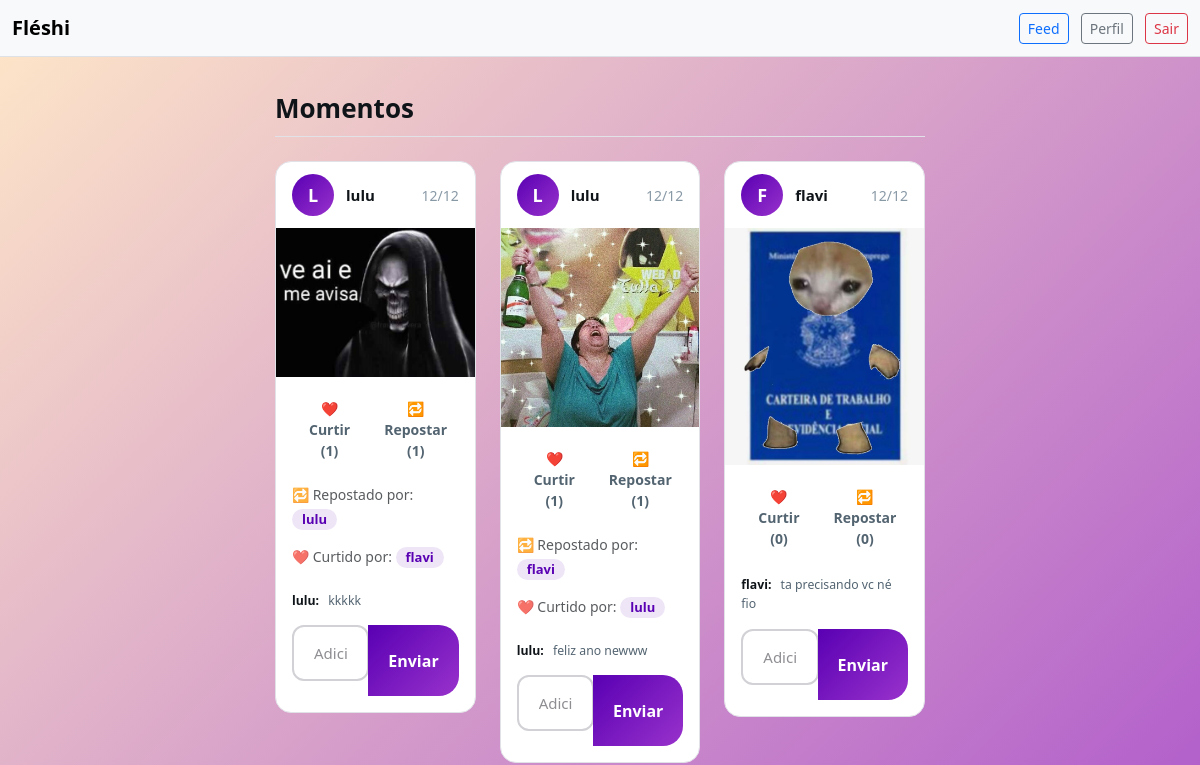
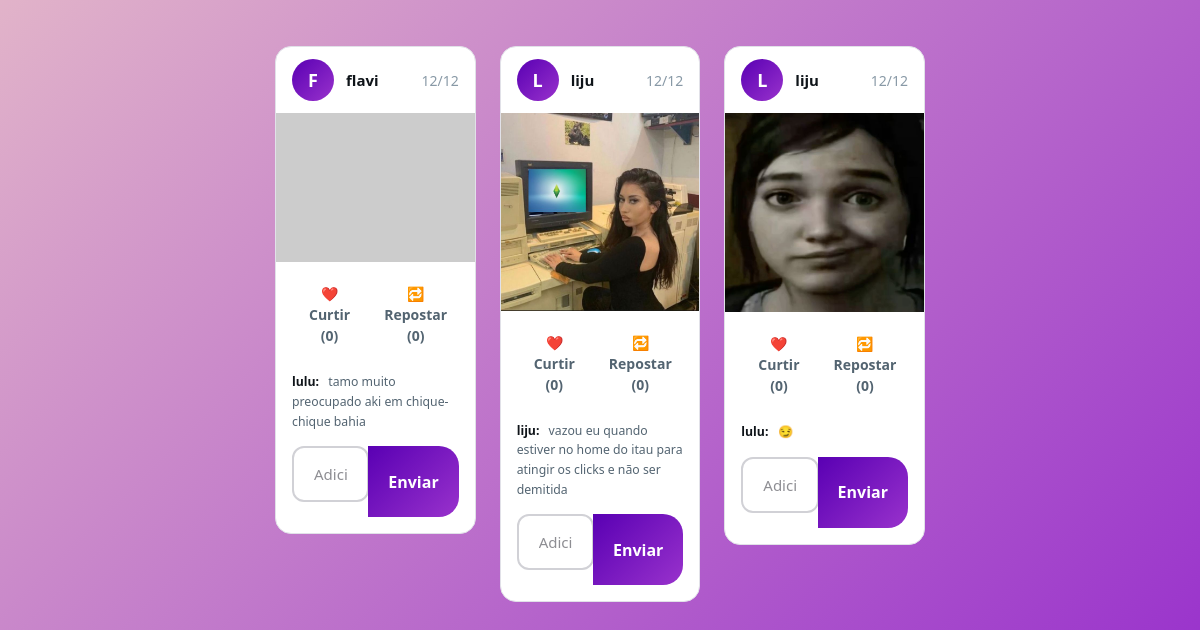
/feed (signed in), run on an earlier commit of the app's database (2 pictures, top to bottom).
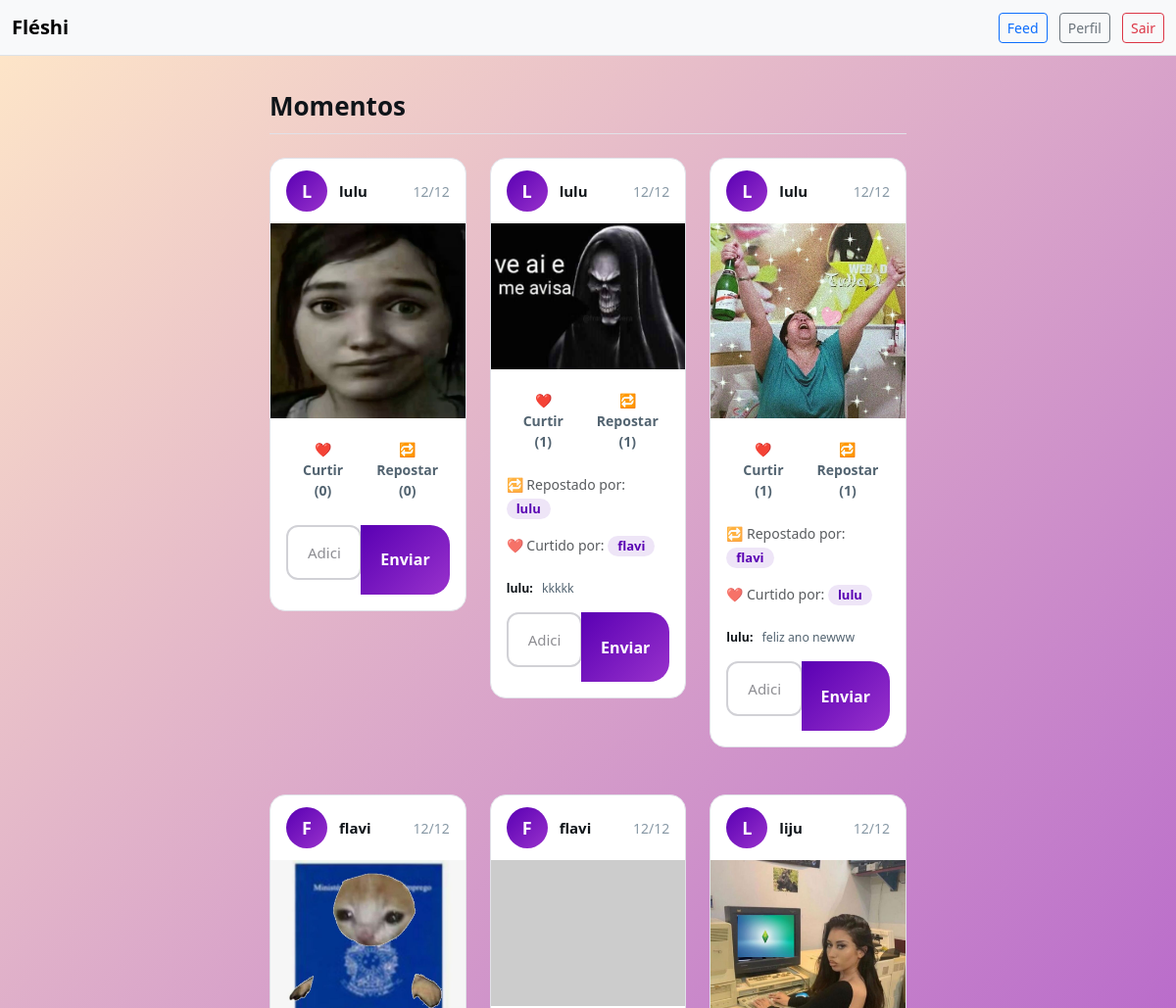
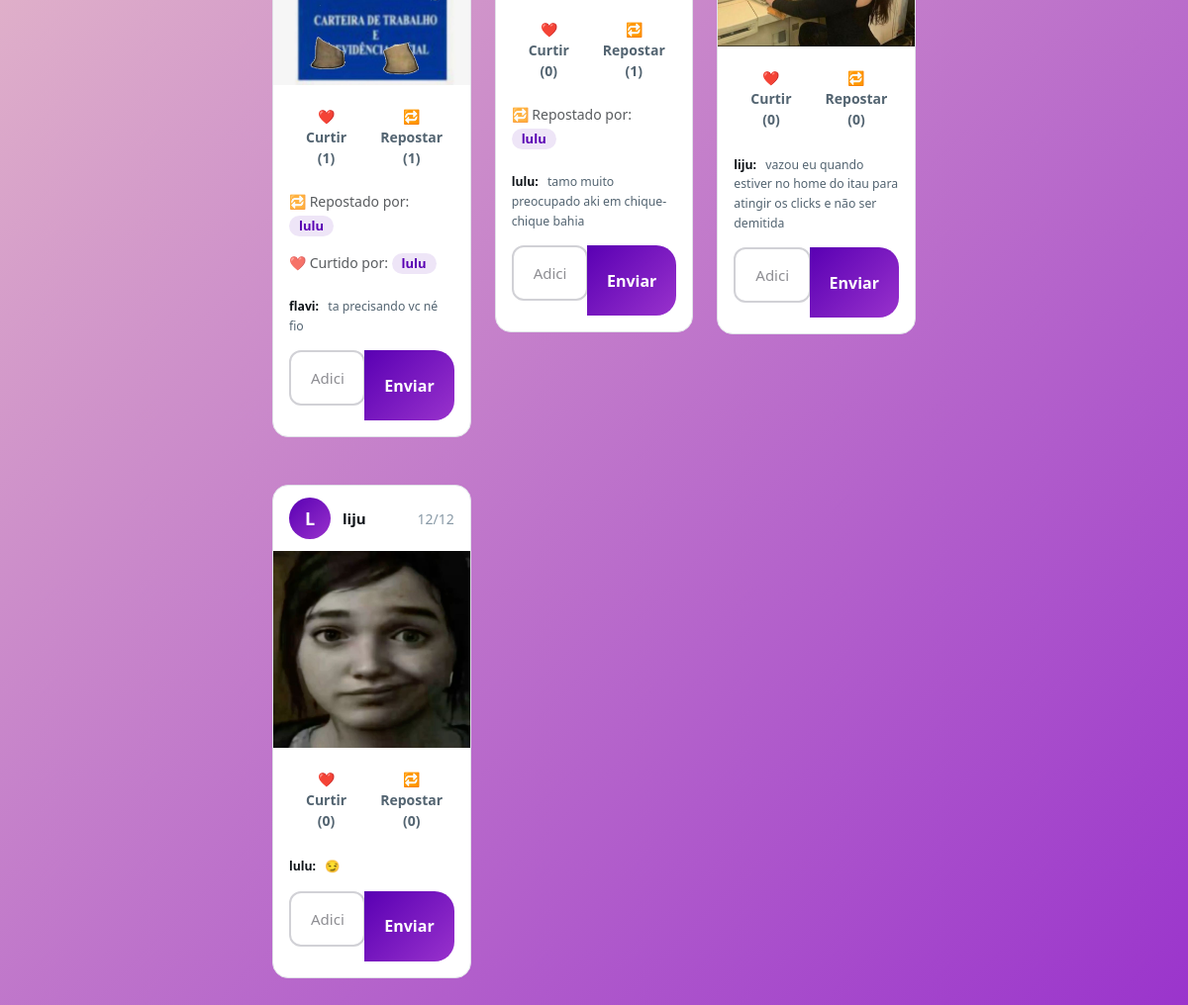
And on a later commit of the database (2 pictures, top to bottom).
### appfleshi/models.py (models this page shows)
class Photo(db.Model):
    id = db.Column(db.Integer, primary_key=True)
    file_name = db.Column(db.String(255), default="default.png")
    upload_date = db.Column(db.DateTime(timezone=True), nullable=False, default=lambda: datetime.now(timezone.utc))
    user_id = db.Column(db.Integer, db.ForeignKey("user.id"), nullable=False)
    reposts = db.relationship("Repost", backref="photo", lazy=True, cascade="all, delete-orphan"
    )
    likes = db.relationship("Like", backref="photo", lazy=True, cascade="all, delete-orphan")
    comments = db.relationship("Comment", backref="photo", lazy=True, cascade="all, delete-orphan"
    )

class User(db.Model, UserMixin):
    id = db.Column(db.Integer, primary_key=True)
    username = db.Column(db.String(20), unique=True)
    email = db.Column(db.String(100), unique=True, nullable=False)
    password = db.Column(db.String(60), nullable=False)
    photos = db.relationship("Photo", backref="user", lazy=True) #lista de fotos, cada foto é um objeto
    likes = db.relationship("Like", backref="user", lazy=True)
    reposts = db.relationship("Repost", backref="user", lazy=True)
    comments = db.relationship("Comment", backref="user", lazy=True)

class Repost(db.Model):
    id = db.Column(db.Integer, primary_key=True)
    user_id = db.Column(db.Integer, db.ForeignKey("user.id"), nullable=False) # quem comentou
    photo_id = db.Column(db.Integer, db.ForeignKey("photo.id"), nullable=False) # qual foto comentada

class Like(db.Model):
    id = db.Column(db.Integer, primary_key=True)
    user_id = db.Column(db.Integer, db.ForeignKey("user.id"), nullable=False)
    photo_id = db.Column(db.Integer, db.ForeignKey("photo.id"), nullable=False)

class Comment(db.Model):
    id = db.Column(db.Integer, primary_key=True)
    text = db.Column(db.String(500), nullable=False) # texto comentario
    user_id = db.Column(db.Integer, db.ForeignKey("user.id"), nullable=False) # quem comentou
    photo_id = db.Column(db.Integer, db.ForeignKey("photo.id"), nullable=False) # qual foto comentada

### appfleshi/routes.py (the view)
@app.route("/feed")
@login_required
def feed():
    photos = Photo.query.options(
        db.joinedload(Photo.likes),
        db.joinedload(Photo.comments),
        db.joinedload(Photo.user),
        db.joinedload(Photo.reposts)
    ).order_by(Photo.upload_date.desc()).all()
    reposted_photos = []
    reposts = Repost.query.order_by(Repost.id.desc()).all()
    for repost in reposts:
        photo = Photo.query.get(repost.photo_id)
        if photo:
            reposted_photos.append({'photo': photo, 'reposted_by': repost.user, 'repost_date': repost.id})
    return render_template('feed.html', photos=photos, reposted_photos=reposted_photos)

### appfleshi/models.py (called while the page is built)
@login_manager.user_loader # consultando se tem ou não aquele usuário
def load_user(user_id):
    return User.query.get(int(user_id)) # consultado a tabela do banco

### appfleshi/templates/feed.html (shortened to what this page needs)
{% extends "homepage.html" %}
{% block feed_css %}
    <link rel="stylesheet" href="{{ url_for('static', filename='css/feed.css') }}">
{% endblock %}
{% block body %}
    {% include "navbar.html"%}
    <div class="feed-container">
        <h1 class="feed-title">Momentos</h1>
        {% if photos %}
        <div class="row">
            {% for photo in photos %}
            <div class="col-md-6 col-lg-4 mb-4">
                <div class="card feed-card">
                    <div class="card-header">
                        <div class="d-flex align-items-center justify-content-between">
                            <div class="d-flex align-items-center">
                                <div class="user-avatar">
                                    {{ photo.user.username[0]|upper }}
                                </div>
                                <div>
                                    <a href="{{ url_for('profile', user_id=photo.user_id)}}"
                                       class="username-link">
                                        {{ photo.user.username }}
                                    </a>
                                </div>
                            </div>
                            <small class="post-date">
                                {{ photo.upload_date.strftime('%d/%m') }}
                            </small>
                        </div>
                    </div>
                    <div class="card-img-container">
                        <img src="{{ url_for('static', filename='posts_photos/' ~ photo.file_name) }}" alt="Foto de {{ photo.user.username }}" onerror="this.src='https://via.placeholder.com/400x300/f8f8f8/ccc?text=Imagem+Não+Encontrada'">
                    </div>
                    <div class="card-body">
                        <div class="action-buttons">
                            <a class="btn btn-like" href="{{ url_for('like_photo', photo_id=photo.id) }}">
                                ❤️ Curtir ({{ photo.likes|length }})
                            </a>
                            <a class="btn btn-repost" href="{{ url_for('repost_photo', photo_id=photo.id) }}">
                                🔁 Repostar ({{ photo.reposts|length }})
                            </a>
                        </div>
                        {% if photo.reposts %}
                        <div class="mb-2">
                            <small class="text-muted">
                                🔁 Repostado por:
                                {% for repost in photo.reposts %}
                                    <span class="badge badge-user">
                                        {{ repost.user.username }}
                                    </span>
                                {% endfor %}
                            </small>
                        </div>
                        {% endif %}
                        {% if photo.likes|length > 0 %}
                        <div class="mb-2">
                            <small class="text-muted">
                                ❤️ Curtido por:
                                {% for like in photo.likes %}
                                    <span class="badge badge-user">
                                        {{ like.user.username }}
                                    </span>
                                {% endfor %}
                            </small>
                        </div>
                        {% endif %}
                        <div class="comments-section">
                            {% for comentario in photo.comments %}
                            <div class="comment-item">
                                <small>
                                    <span class="comment-username">{{ comentario.user.username }}:</span>
                                    {{ comentario.text }}
                                </small>
                            </div>
                            {% endfor %}
                            <form action="{{ url_for('comments_photo', photo_id=photo.id) }}" method="POST" class="comment-form mt-3">
                                <div class="input-group">
                                    <input type="text" name="text" class="form-control" placeholder="Adicione um comentário..." required>
                                    <button type="submit" class="btn">Enviar</button>
                                </div>
                            </form>
                        </div>
                    </div>
                </div>
            </div>
            {% endfor %}
        </div>
        {% else %}
        <div class="empty-feed">
            <h4>Nenhuma foto no feed ainda</h4>
            <p>Seja o primeiro a postar!</p>
        </div>
        {% endif %}
    </div>
{% endblock %}

### appfleshi/templates/homepage.html (shortened to what this page needs)
<!DOCTYPE html>
<html lang="en">
<head>
    <link href="https://cdn.jsdelivr.net/npm/bootstrap@5.3.0/dist/css/bootstrap.min.css" rel="stylesheet">
    <link rel="stylesheet" href="{{ url_for('static', filename='CSS/homepage.css') }}">
    {% block feed_css %}{% endblock %}
</head>
<body class="bg-white">
    {% block body %}{% endblock %}
</body>
</html>

### appfleshi/templates/navbar.html
    <nav class="navbar navbar-light bg-light border-bottom mb-3">
        <div class="container-fluid">
            <a class="navbar-brand fw-bold" href="{{ url_for('feed') }}">Fléshi</a>
            <div>
                <a class="btn btn-outline-primary btn-sm me-2" href="{{ url_for('feed') }}">Feed</a>
                <a class="btn btn-outline-secondary btn-sm me-2" href="{{ url_for('profile', user_id=current_user.id) }}">Perfil</a>
                <a class="btn btn-outline-danger btn-sm" href="{{ url_for('logout') }}">Sair</a>
            </div>
        </div>
    </nav>

### appfleshi/static/CSS/homepage.css (style rules this page uses)
:root { --primary-orange: #FF6B35; --primary-pink: #FF3366; --primary-purple: #8A2BE2; --accent-purple: #5900B3; --light-purple: #9932CC; --accent-yellow: #FFD166; --bg-dark: #0A0A14; --text-light: #FFFFFF; --text-gray: #CCCCCC; --border-light: rgba(255, 255, 255, 0.15); --input-bg: rgba(255, 255, 255, 0.1); }
body { background: linear-gradient(135deg, #FFE8C8 0%, #9932CC 100%) !important; min-height: 100vh; margin: 0; padding: 0; background-attachment: fixed; background-size: 400% 400%; animation: gradientFlow 30s ease infinite; }
.form-control { border-radius: 12px !important; padding: 16px 20px !important; margin-bottom: 15px; border: 2px solid #D1D1D6 !important; font-size: 16px !important; transition: all 0.3s ease; background: #FFFFFF !important; color: #333333 !important; height: 56px; box-sizing: border-box; }
.form-control:not(:placeholder-shown) { border-color: #A8A8AD !important; }
.form-control::placeholder { color: #8E8E93 !important; font-size: 15px !important; font-weight: 400; }
input[type="email"].form-control, input[type="password"].form-control, input[type="text"].form-control { border: 2px solid #D1D1D6 !important; background: #FFFFFF !important; color: #333333 !important; }
input[type="email"].form-control:not(:placeholder-shown), input[type="password"].form-control:not(:placeholder-shown), input[type="text"].form-control:not(:placeholder-shown) { border-color: #A8A8AD !important; border-width: 2px !important; background: #FFFFFF !important; color: #333333 !important; }

What changed in the data, as far as the page shows it:
added Photo: user "L", user.username "lulu", upload_date "12/12", file_name (picture), likes|length "0", reposts|length "0"
shown differently, row unchanged: Photo (number 4 of 7 on the later page): likes|length "0" → "1"; reposts|length "0" → "1"; now shows "🔁 Repostado por: ❤️ Curtido por:"
added Repost: user.username "lulu", shown under Photo (number 4 of 7 on the later page)
added Like: user.username "lulu", shown under Photo (number 4 of 7 on the later page)
shown differently, row unchanged: Photo (number 5 of 7 on the later page): reposts|length "0" → "1"; now shows "🔁 Repostado por:"
added Repost: user.username "lulu", shown under Photo (number 5 of 7 on the later page)
